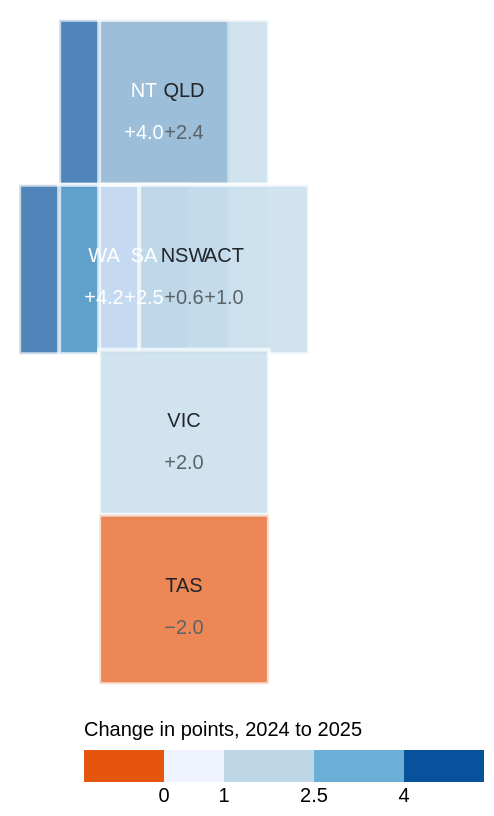

Source (Vega-Lite JSON):
### Vega-Lite specification from a JSON file in a GitHub repository (floating-point values rounded to 4 significant figures)
{"$schema": "https://vega.github.io/schema/vega-lite/v5.json", "width": "container", "height": 330, "data": {"values": [{"state": "NT", "name": "Northern Territory", "col": 1, "row": 0, "rate2024": 50.4, "rate2025": 54.4}, {"state": "QLD", "name": "Queensland", "col": 2, "row": 0, "rate2024": 47.2, "rate2025": 49.6}, {"state": "WA", "name": "Western Australia", "col": 0, "row": 1, "rate2024": 48.3, "rate2025": 52.5}, {"state": "SA", "name": "South Australia", "col": 1, "row": 1, "rate2024": 46.1, "rate2025": 48.6}, {"state": "NSW", "name": "New South Wales", "col": 2, "row": 1, "rate2024": 47.3, "rate2025": 47.9}, {"state": "ACT", "name": "Australian Capital Territory", "col": 3, "row": 1, "rate2024": 58.2, "rate2025": 59.2}, {"state": "VIC", "name": "Victoria", "col": 2, "row": 2, "rate2024": 49.7, "rate2025": 51.7}, {"state": "TAS", "name": "Tasmania", "col": 2, "row": 3, "rate2024": 53.3, "rate2025": 51.3}]}, "transform": [{"calculate": "datum.rate2025 - datum.rate2024", "as": "Change"}], "encoding": {"x": {"field": "col", "type": "ordinal", "axis": null, "scale": {"paddingInner": 0.12}}, "y": {"field": "row", "type": "ordinal", "axis": null, "scale": {"paddingInner": 0.12}}}, "layer": [{"mark": {"type": "square", "size": 7200, "cornerRadius": 5, "stroke": "white", "strokeWidth": 2}, "encoding": {"color": {"field": "Change", "type": "quantitative", "title": "Change in points, 2024 to 2025", "legend": {"orient": "bottom", "direction": "horizontal"}, "scale": {"type": "threshold", "domain": [0, 1, 2.5, 4], "range": ["#e6550d", "#eff3ff", "#bdd7e7", "#6baed6", "#08519c"]}}, "tooltip": [{"field": "name", "type": "nominal", "title": "State"}, {"field": "rate2024", "type": "quantitative", "title": "2024 (%)", "format": ".1f"}, {"field": "rate2025", "type": "quantitative", "title": "2025 (%)", "format": ".1f"}, {"field": "Change", "type": "quantitative", "title": "Change (pts)", "format": "+.1f"}]}}, {"mark": {"type": "text", "dy": -9, "fontSize": 16, "fontWeight": 700}, "encoding": {"text": {"field": "state", "type": "nominal"}, "color": {"condition": {"test": "datum.rate2025 - datum.rate2024 >= 2.5", "value": "white"}, "value": "#22252a"}}}, {"mark": {"type": "text", "dy": 13, "fontSize": 13}, "encoding": {"text": {"field": "Change", "type": "quantitative", "format": "+.1f"}, "color": {"condition": {"test": "datum.rate2025 - datum.rate2024 >= 2.5", "value": "white"}, "value": "#5c6368"}}}], "config": {"font": "Source Sans 3, sans-serif", "view": {"stroke": null}}}
